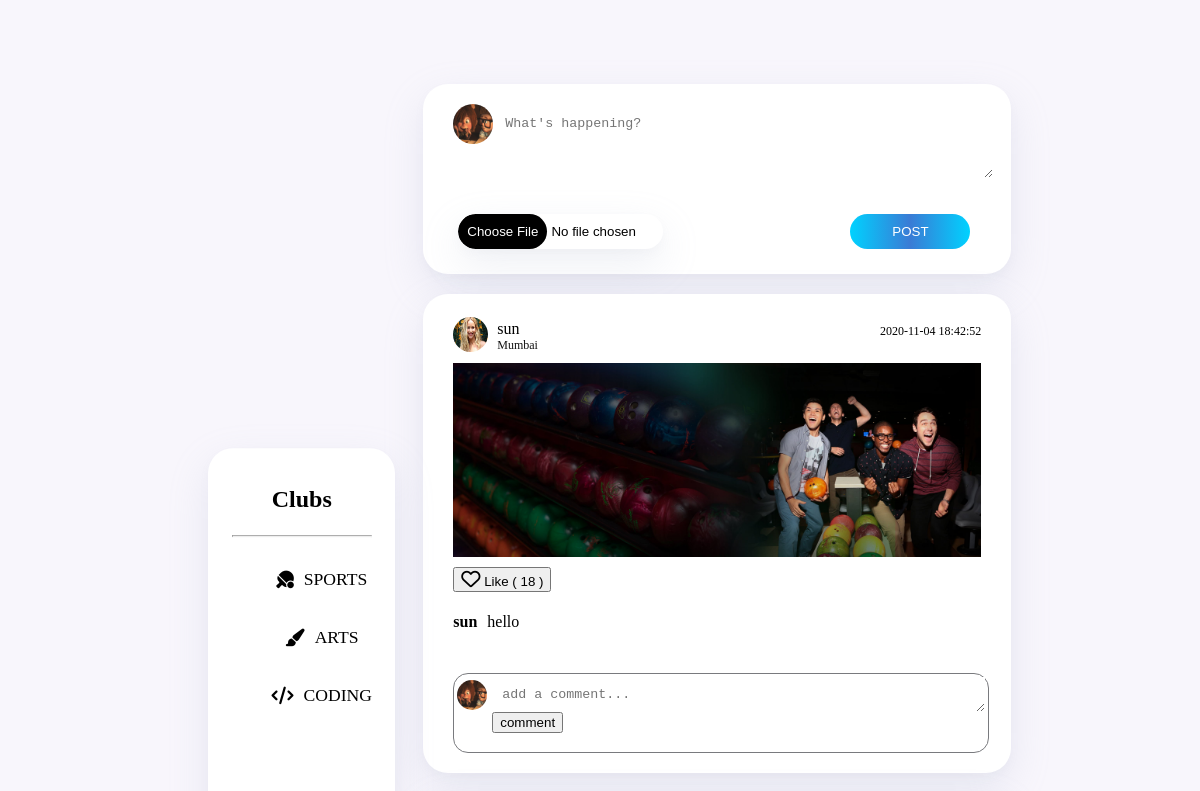
The app's page /templates/index.php (signed in, upper part), older data.
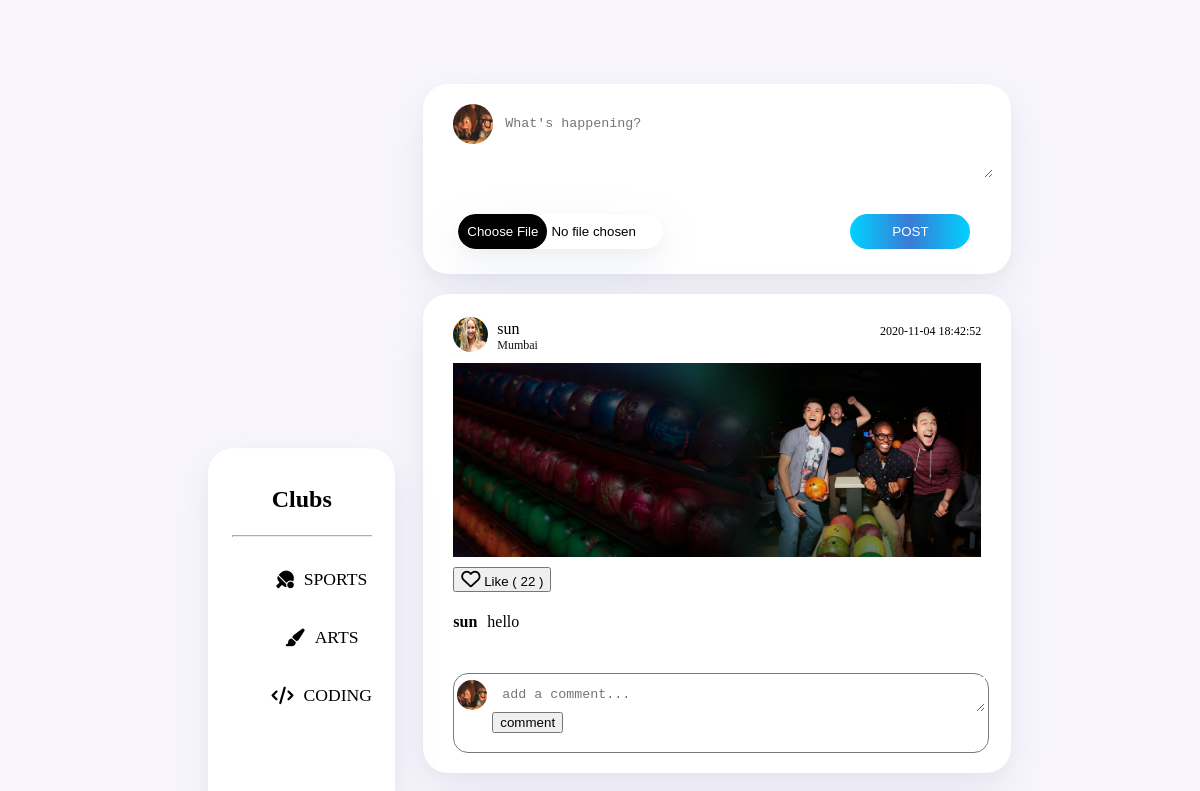
The same page, newer data.
### tables this page shows
CREATE TABLE `post` (
  `id` int(11) NOT NULL,
  `image` varchar(200) NOT NULL,
  `text` text NOT NULL,
  `time` datetime NOT NULL DEFAULT current_timestamp(),
  `likes` int(11) NOT NULL,
  `username` varchar(200) NOT NULL
);

### templates/index.php (the view, shortened to what the changed rows need)
<?php
include("comments.php");
?>
<html lang="en">
<head>
    <link rel="stylesheet" href="../static/index2.css">
</head>
<body>
    <section id="index">
        <div class="container">
            <div class="clubs">
                <h2>Clubs</h2>
            </div>
            <div class="right-part">
                <?php
                $result = mysqli_query($db, "SELECT * FROM post");
                ?>
                <div class="post-wrapper" style="display: flex;flex-direction: column-reverse;">
                    <?php while ($row = mysqli_fetch_array($result)) : ?>
                        <?php $result2 = mysqli_query($db, "SELECT * FROM user WHERE username= '{$row['username']}'"); ?>
                        <?php while ($row2 = mysqli_fetch_array($result2)) : $pfpurl = $row2['pfp'] ?>
                            <div class="posts">
                                <section class="card">
                                    <div class="header">
                                        <div class="prof-img"><?php echo "<img src='$pfpurl' class='top-img'>"; ?>
                                        </div>
                                        <div class="prof-info">
                                            <div class="username"><?php echo $row['username']; ?></div>
                                            <div class="location">Mumbai</div>
                                        </div>
                                        <div class="time"><?php echo $row['time']; ?></div>
                                    </div>
                                    <div class="post-img">
                                        <?php echo "<img src='../post-images/" . $row['image'] . "' class='img'>"; ?>
                                    </div>
                                    <div class="footer">
                                        <div class="likes">
                                            <div class="like-icon"><a href="javascript:void(0)">
                                                    <button id="btn-like" class="like-btn" name="type" onclick="(like_update('<?php echo $row['id'] ?>'))"><i class="far fa-heart"></i> Like (<span id="like_loop_<?php echo $row['id'] ?>"> <?php echo $row['likes'] ?> </span>)</button>
                                                </a>
                                            </div>
                                        </div>
                                        <div class="description">
                                            <div class="user">
                                                <div class="username">
                                                    <p><?php echo $row['username']; ?></p>
                                                </div>
                                                <div class="caption">
                                                    <p><?php echo  $row['text']; ?></p>
                                                </div>
                                            </div>
                                        </div>
                                        <div class="comments">
                                        </div>
                                        <div class="post-after">
                                            <div class="comment-img">
                                                <?php
                                                $sql = mysqli_query($db, "SELECT * FROM user WHERE username='{$_SESSION['username']}'");
                                                $row2 = mysqli_fetch_array($sql);
                                                $pfp = $row2['pfp'];
                                                echo "<img src='$pfp' alt='nope' id='comment-img'>";
                                                ?>
                                            </div>
                                            <div class="comment">
                                                <form action="index.php" method="post">
                                                    <textarea id="text2" rows="1" cols="250" placeholder="add a comment..." class="comment-text" name="comment"></textarea>
                                                    <div class="add-comment">
                                                        <button type="submit" class="post-comment" name="post-comment">comment</button>
                                                    </div>
                                                </form>
                                            </div>
                                        </div>
                                    </div>
                                </section>
                            </div>
                        <?php endwhile; ?>
                    <?php endwhile; ?>
                </div>
            </div>
        </div>
    </section>
</body>
</html>

Row changes from the older to the newer data that the page shows:
changed post "sun": likes "18" → "22"
